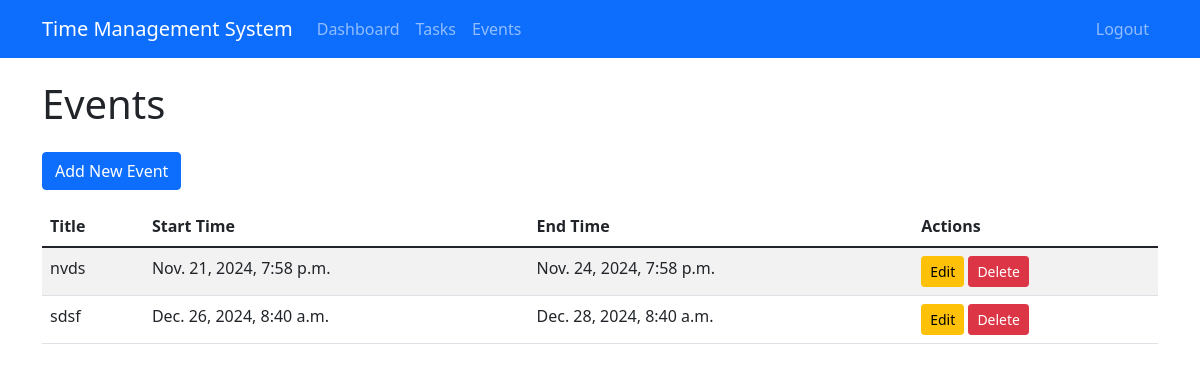
/events/ (signed in), run on the app's committed database.
### time_manager/models.py (models this page shows, shortened)
class Event(models.Model):
    title = models.CharField(max_length=200)
    description = models.TextField(blank=True, null=True)
    start_time = models.DateTimeField()
    end_time = models.DateTimeField()
    user = models.ForeignKey(User, on_delete=models.CASCADE)
    created_at = models.DateTimeField(auto_now_add=True)  # Automatically set when the event is created
    updated_at = models.DateTimeField(auto_now=True)  # Automatically updated when the event is saved

### time_manager/views.py (the view)
# urls.py: path('events/', views.event_list, name='event_list'),
@login_required
def event_list(request):
    events = Event.objects.filter(user=request.user).order_by('start_time')
    return render(request, 'time_manager/event_list.html', {'events': events})

### time_manager/templates/time_manager/event_list.html (shortened to what this page needs)
{% extends 'time_manager/base.html' %}
{% block content %}
<h1 class="mb-4">Events</h1>
<a href="{% url 'add_event' %}" class="btn btn-primary mb-3">Add New Event</a>
{% if events %}
    <table class="table table-striped">
        <thead>
            <tr>
                <th>Title</th>
                <th>Start Time</th>
                <th>End Time</th>
                <th>Actions</th>
            </tr>
        </thead>
        <tbody>
            {% for event in events %}
                <tr>
                    <td>{{ event.title }}</td>
                    <td>{{ event.start_time }}</td>
                    <td>{{ event.end_time }}</td>
                    <td>
                        <a href="{% url 'edit_event' event.id %}" class="btn btn-sm btn-warning">Edit</a>
                        <a href="{% url 'delete_event' event.id %}" class="btn btn-sm btn-danger">Delete</a>
                    </td>
                </tr>
            {% endfor %}
        </tbody>
    </table>
{% else %}
    <p>No events found.</p>
{% endif %}
{% endblock %}

### time_manager/templates/time_manager/base.html (style rules this page uses)
body { padding-top: 60px; }

### data on the page
Event: title "nvds", start_time "Nov. 21, 2024, 7:58 p.m.", end_time "Nov. 24, 2024, 7:58 p.m."
Event: title "sdsf", start_time "Dec. 26, 2024, 8:40 a.m.", end_time "Dec. 28, 2024, 8:40 a.m."
